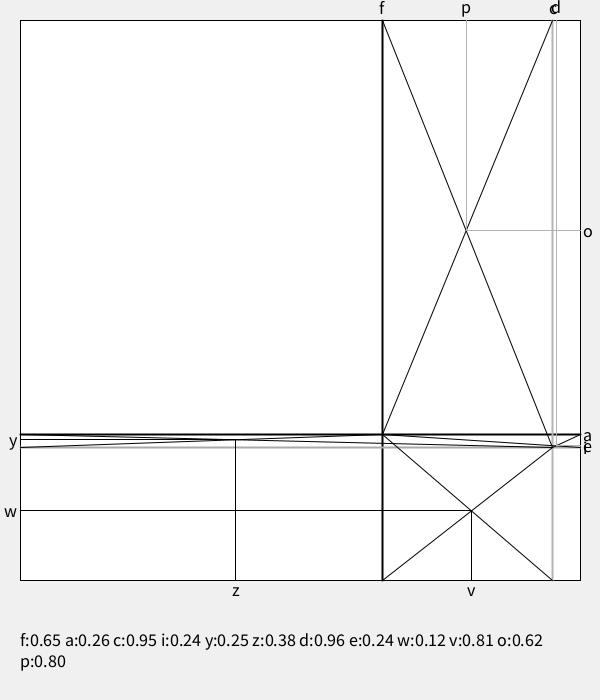
Frame 1 (no input)
Frame 60 (the mouse pressed at the canvas centre just before this capture): identical to frame 1, image omitted
Frame 120 (the mouse held since frame 60 and released just before this capture): identical to frame 1, image omitted

The Processing sketch that drew this single still picture (run headless with seeded random() and noise(); from frame 60 on, the mouse is pressed at the canvas centre):

// Processing sketch: Tt_graphs
// ── Tt_graphs.pde
// Creating graphs for Tt by Udo Kasemets


int HORIZONTAL = 0, VERTICAL = 1, DIAGONAL = 2, OTHER = 3; // takes 2 bits
int SOLID = 0, DASHED = 1; 

float f, a, c, i, y, z, d, e, w, v, o, p; // main parameters for performance
int bgColor = 240;
float margin = 20;
float side;


void setup()  
{
  size(600, 700);
  side = width-2*margin;
  drawLines();
} 

void draw()
{
}

void randomValues()
{
  f= random(1); // later will be in 10; 
  a = random(1);
  c = random(1);
  i = random(1);
  println("f: ", f, " a: ", a, " c: ", c, " i: ", i);
}

void drawRelative(float x1, float y1, float x2, float y2, int color_)  // coordinates realtive of the rectangle 0 ..1
  // NB! in relative coordinates 0 -  below, 1 - up
{
  stroke(color_);
  //strokeWeight(2);
  line (margin + x1*side, margin + (1-y1)*side, margin + x2*side, margin + (1-y2)*side);
}

// perhaps textRelative(float x, float y, size, color) ? 

void drawLine(char letter, float value)  // for first 4 lines  - f, a, i, c -  does not make much sense...
{
  float x=0, y=0;
  int color_ = 0;
  int direction = -1, type = -1;
  switch (letter) {
    case ('f'): 
    direction = VERTICAL; 
    type = SOLID; 
    color_ = 0; 
    break;
    case ('a'): 
    direction = HORIZONTAL; 
    type = SOLID; 
    color_ = 0; 
    break;
    case ('c'): 
    direction = VERTICAL;   
    type = DASHED; 
    color_ = 180; 
    break;
    case ('i'): 
    direction = HORIZONTAL;   
    type = DASHED; 
    color_ = 170; 
    break;
  }
  println("direction, ", direction, " type ", type);
  // TODO: set drawing type - solid // dashed etc perhaps by letter, f et

  // stroke(255); - for color
  stroke(color_);
  strokeWeight(2);
  if (direction == HORIZONTAL ) {
    y = margin + (1-value) * side;
    line(margin, y, margin + side, y);
    textSize(18);
    fill(0);
    textAlign(LEFT, CENTER);
    text (letter, margin + side + 3, y);
  } else if (direction==VERTICAL) {
    x = margin + value * side;
    line(x, margin, x, margin+side);
    textSize(18);
    fill(0);
    textAlign(CENTER, CENTER);
    text (letter, x, margin/2-3);
  }
}

float[] getIntersection(float d1_x1, float d1_y1, float d1_x2, float d1_y2, 
  float d2_x1, float d2_y1, float d2_x2, float d2_y2)  // intersection point of two diagonals given in relative coordinates
{
  float[] results= new float[2]; 
  
  float deltay1 = d1_y2 - d1_y1;
  float deltax1 = d1_x2 - d1_x1;
  float deltay2 = d2_y2 - d2_y1;
  float deltax2 = d2_x2 - d2_x1;
  float k1 = deltay1 / deltax1; // tõus
  float k2 = deltay2 / deltax2;
  
  float y, x;
  // formula for y: y = k1 * (x-d1_x1) + d1_y1;
  // x - result or replacing y into  y = k2 * (x-d2_x1) + d2_y1 and resolving for x:
  x = ( d1_y1 - k1*d1_x1 + k2*d2_x1 - d2_y1)/(k2-k1);  
  y = k1 * (x-d1_x1) + d1_y1;
  //println("X: ", x,  " Y: ", y);  
  //circle(margin +x*side, margin +(1-y)*side, 5);

  results[0] = x; results[1]= y;  
  return results;
    
}

void drawLines()
{
  randomValues();
  background(bgColor);
  fill(255);
  rect(margin, margin, side, side);

  // main components 
  drawLine('f', f);
  drawLine('a', a);
  drawLine('c', c);
  drawLine('i', i);

  // diagonals 1 ----------------------------------
  strokeWeight(1);
  
  float d1_x1, d1_y1, d1_x2, d1_y2 ; // two points of diagonal
  d1_x1 = f; 
  d1_y1= a; 
  d1_y2 = i; 
  d1_x2 = (f>=c) ? 1 : 0;
  drawRelative(d1_x1, d1_y1, d1_x2, d1_y2, 0);

  float d2_x1, d2_y1, d2_x2, d2_y2 ; // two points of diagonal
  d2_x1 = c; 
  d2_y1= i; 
  d2_y2 = a; 
  d2_x2 = (f>=c) ? 1 : 0;
  drawRelative(d2_x1, d2_y1, d2_x2, d2_y2, 0);

  // perpendiculars y, z ------------------------

  // find intersection of the diagonals (connecting lines) 
  float[] interSection = new float[2];
  interSection = getIntersection(d1_x1, d1_y1, d1_x2, d1_y2,  d2_x1, d2_y1, d2_x2, d2_y2);
  z = interSection[0]; y = interSection[1];
  
  drawRelative(z,y, z,0  ,0);
  textSize(18);
  fill(0);
  textAlign(CENTER, TOP);
  text ("z", margin + side*z, margin + side + 3);
  
  drawRelative(z,y, 0,y  ,0);
  textAlign(RIGHT, CENTER);
  text ("y", margin - 3, margin + (1-y)*side);
  
  
  // diagonals 2 ---------------------------------------
  float helperX = (f>=c) ? 0 : 1;
  drawRelative(c,i, helperX,a, 0  );
  drawRelative(f,a, helperX,i, 0  );
  
  // perpendiculars d, e ------------------------
  
  interSection = getIntersection(c,i, helperX,a,  f,a, helperX,i    );
  d = interSection[0]; e = interSection[1];
  
  drawRelative(d,e, d,1  , 180);
  textSize(18);
  fill(0);
  textAlign(CENTER, BOTTOM);
  text ("d", margin + side*d, margin -3 );
  
  drawRelative(d, e, 1, e, 180 );
  textAlign(LEFT, CENTER);
  text ("e", margin + side  +3, margin + (1-e)*side);
  
  // diagonals 3 ----------------------------
  float helperY = (a>=i) ? 0 : 1;
  drawRelative(c,i, f,helperY, 0  );
  drawRelative(f,a, c, helperY, 0  );
  
  // perpendiculars w,v ----------------------
  interSection = getIntersection(c,i, f,helperY,  f,a, c, helperY    );
  v = interSection[0]; w = interSection[1];
  
  drawRelative(v,w, v,0  , 0);
  textAlign(CENTER, TOP);
  text ("v", margin + side*v, margin + side + 3);
  
  drawRelative(v,w, 0,w  , 0);
  textAlign(RIGHT, CENTER);
  text ("w", margin - 3, margin + (1-w)*side);
  
  // diagonals 4 ---------------------------------------
  
  helperY = (a>=i) ? 1 : 0;
  drawRelative(f,a, c,helperY, 0  );
  drawRelative(c,i, f, helperY, 0  );
  
  // perpendiculars o, p
  
  interSection = getIntersection(f,a, c,helperY,  c,i, f, helperY    );
  p = interSection[0]; o = interSection[1];
  
  drawRelative(p,o, p,1   , 180); // same color / line type as cc and ii (dashed)
  textAlign(CENTER, BOTTOM);
  text ("p", margin + side*p, margin -3 );
  
  drawRelative(p,o, 1, o   , 180);
  textAlign(LEFT, CENTER);
  text ("o", margin + side  +3, margin + (1-o)*side);
  
  // output parameters:
  String parameterText = String.format("f:%.2f a:%.2f c:%.2f i:%.2f y:%.2f z:%.2f d:%.2f e:%.2f w:%.2f v:%.2f o:%.2f p:%.2f",  
  f, a, c, i, y, z, d, e, w, v, o, p ) ;
  float textY = side + 2* margin;
  text(parameterText, margin, textY, side, height-textY );
  
  
}



void keyPressed() 
{
  if (key==32) {  // space
    drawLines();
  }
}
